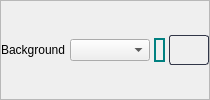
             <widget class="QFrame" name="background_2">
              <property name="maximumSize">
               <size>
                <width>16777215</width>
                <height>16777215</height>
               </size>
              </property>
              <property name="frameShape">
               <enum>QFrame::StyledPanel</enum>
              </property>
              <property name="frameShadow">
               <enum>QFrame::Raised</enum>
              </property>
              <layout class="QHBoxLayout" name="horizontalLayout_15">
               <property name="spacing">
                <number>4</number>
               </property>
               <property name="leftMargin">
                <number>0</number>
               </property>
               <property name="topMargin">
                <number>0</number>
               </property>
               <property name="rightMargin">
                <number>0</number>
               </property>
               <property name="bottomMargin">
                <number>0</number>
               </property>
               <item>
                <widget class="QLabel" name="background_1">
                 <property name="minimumSize">
                  <size>
                   <width>0</width>
                   <height>0</height>
                  </size>
                 </property>
                 <property name="maximumSize">
                  <size>
                   <width>70</width>
                   <height>16777215</height>
                  </size>
                 </property>
                 <property name="text">
                  <string>Background</string>
                 </property>
                </widget>
               </item>
               <item>
                <widget class="QComboBox" name="changeSelectedColor_1">
                 <property name="minimumSize">
                  <size>
                   <width>80</width>
                   <height>0</height>
                  </size>
                 </property>
                 <property name="maximumSize">
                  <size>
                   <width>80</width>
                   <height>16777215</height>
                  </size>
                 </property>
                </widget>
               </item>
               <item>
                <widget class="QLabel" name="selectedColor_1">
                 <property name="minimumSize">
                  <size>
                   <width>0</width>
                   <height>24</height>
                  </size>
                 </property>
                 <property name="maximumSize">
                  <size>
                   <width>50</width>
                   <height>24</height>
                  </size>
                 </property>
                 <property name="styleSheet">
                  <string notr="true">QLabel{
	border: 2px solid teal;
	border-radius: 12px;
}</string>
                 </property>
                 <property name="text">
                  <string/>
                 </property>
                </widget>
               </item>
               <item>
                <widget class="QPushButton" name="colorPicker_1">
                 <property name="minimumSize">
                  <size>
                   <width>40</width>
                   <height>30</height>
                  </size>
                 </property>
                 <property name="maximumSize">
                  <size>
                   <width>40</width>
                   <height>30</height>
                  </size>
                 </property>
                 <property name="cursor">
                  <cursorShape>PointingHandCursor</cursorShape>
                 </property>
                 <property name="styleSheet">
                  <string notr="true">QPushButton { 
	   border: 1px  solid  rgb(49, 54, 72);
	border-radius: 3px;
 background: qlineargradient(x1: 0, y1: 0, x2: 0, y2: 1,
                                stop: 0 #13161f, stop: 0.4 #161924,
                                stop: 0.5 #171c26, stop: 1.0 #1b202c);
}

QPushButton:hover{
	background:rgb(62, 62, 62);
	border-radius: 3px;
}</string>
                 </property>
                 <property name="text">
                  <string/>
                 </property>
                
                </widget>
               </item>
              </layout>
             </widget>
